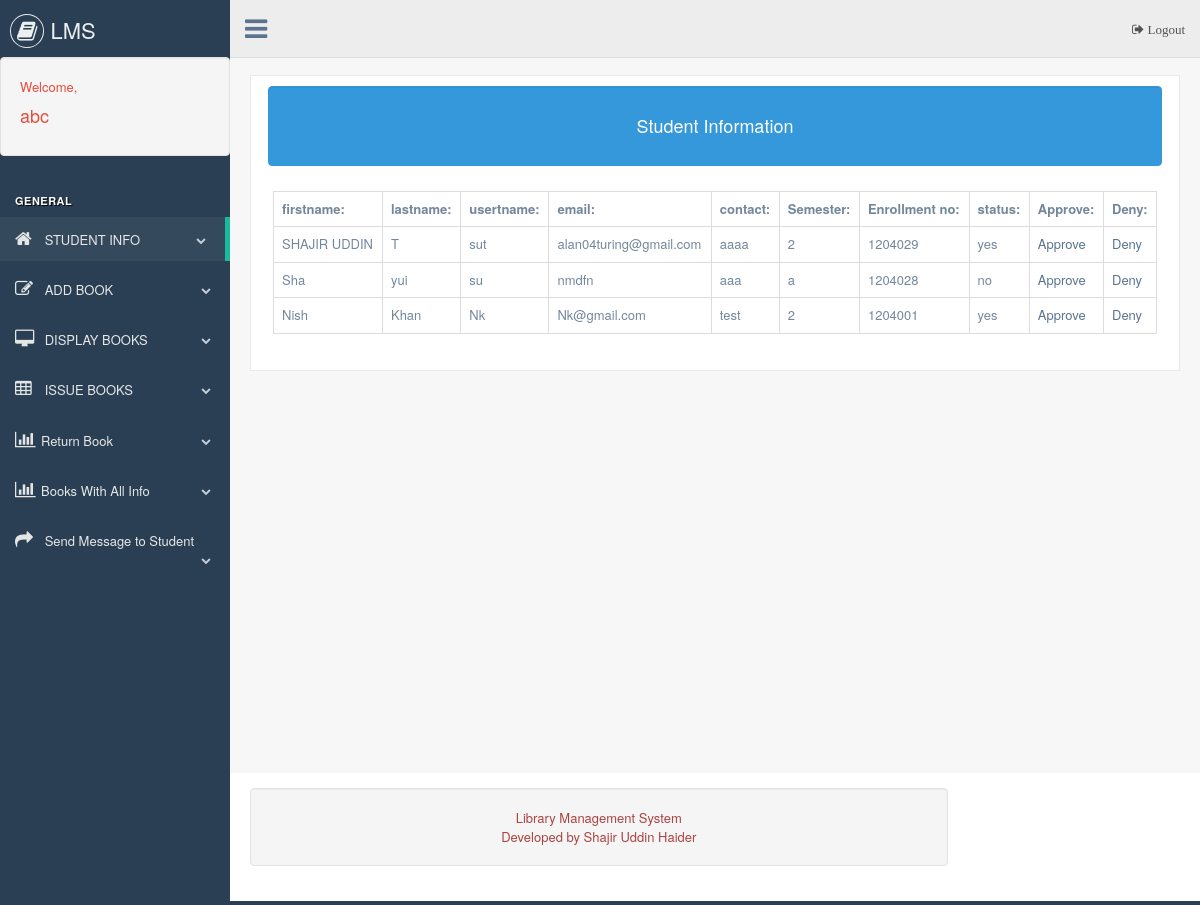
Page /librarian/display_student_info.php (signed in) on the committed database.
### tables this page shows
CREATE TABLE `student_reg` (
  `id` int(11) NOT NULL,
  `firstname` text NOT NULL,
  `lastname` text NOT NULL,
  `username` varchar(50) NOT NULL,
  `password` varchar(50) NOT NULL,
  `email` varchar(50) NOT NULL,
  `contact` varchar(50) NOT NULL,
  `sem` varchar(50) NOT NULL,
  `enrollment` varchar(50) NOT NULL,
  `status` varchar(3) NOT NULL
);

### librarian/display_student_info.php (the view, shortened to what this page needs)
<?php
include "header.php";
include "connection.php";
 ?>
        <div class="right_col" role="main">
            <div class="">
                <div class="page-title">
                </div>
                <div class="row" style="min-height:500px">
                    <div class="col-md-12 col-sm-12 col-xs-12">
                        <div class="x_panel">
                            <div class="well bg-blue"  >
                                <h2 align="center">Student Information</h2>
                            </div>
                            <div class="x_content">
                                <?php
                                $sql=mysqli_query($db,"SELECT * FROM student_reg ");
                                echo '<table class="table table-bordered">';
                                echo '<tr>';
                                echo '<th>';  echo 'firstname:'; echo '</th>';
                               echo '<th>';  echo 'lastname:'; echo '</th>';
                               echo '<th>';  echo 'usertname:'; echo '</th>';
                               echo '<th>';  echo 'email:'; echo '</th>';
                               echo '<th>';  echo 'contact:'; echo '</th>';
                               echo '<th>';  echo 'Semester:'; echo '</th>';
                               echo '<th>';  echo 'Enrollment no:'; echo '</th>';
                               echo '<th>';  echo 'status:'; echo '</th>';
                                echo '<th>';  echo 'Approve:'; echo '</th>';
                                 echo '<th>';  echo 'Deny:'; echo '</th>';
                               echo '</tr>';
                                while($row=mysqli_fetch_array($sql))
                                {
                                  echo '<tr>';
                                  echo '<td>';  echo $row["firstname"]; echo '</td>';
                                  echo '<td>';  echo $row["lastname"]; echo '</td>';
                                  echo '<td>';  echo $row["username"]; echo '</td>';
                                  echo '<td>';  echo $row["email"]; echo '</td>';
                                  echo '<td>';  echo $row["contact"]; echo '</td>';
                                  echo '<td>';  echo $row["sem"]; echo '</td>';
                                  echo '<td>';  echo $row["enrollment"]; echo '</td>';
                                  echo '<td>';  echo $row["status"]; echo '</td>';
                                  echo '<td>'; ?> <a href="approve.php?id=<?php echo $row["id"]; ?>">Approve</a> <?php echo '</td>';
                                  echo '<td>'; ?> <a href="deny.php?id=<?php echo $row["id"]; ?>">Deny</a> <?php echo '</td>';
                                  echo '</tr>';
                                }
                                echo '</table>';
                                ?>
                            </div>
                        </div>
                    </div>
                </div>
            </div>
        </div>
        <?php
        include "footer.php";
        ?>

### librarian/header.php (shortened to what this page needs)
<!DOCTYPE html>
<html lang="en">
<head>
    <link href="css/bootstrap.min.css" rel="stylesheet">
    <link href="css/font-awesome.min.css" rel="stylesheet">
    <link href="css/nprogress.css" rel="stylesheet">
    <link href="css/custom.min.css" rel="stylesheet">
</head>
<body class="nav-md">
<div class="container body">
    <div class="main_container">
        <div class="col-md-3 left_col">
            <div class="left_col scroll-view">
                <div class="navbar nav_title" style="border: 0;">
                    <a href="#" class="site_title"><i class="fa fa-book"></i> <span>LMS</span></a>
                </div>
                <div class="profile clearfix">
                    <div class="well red">
                        <span>Welcome,</span>
                        <h2> <?php echo  $_SESSION["librarian"];?> </h2>
                    </div>
                </div>
                <br/>
                <div id="sidebar-menu" class="main_menu_side hidden-print main_menu">
                    <div class="menu_section">
                        <h3>General</h3>
                        <ul class="nav side-menu">
                            <li><a href="display_student_info.php"><i class="fa fa-home"></i> STUDENT INFO<span class="fa fa-chevron-down"></span></a>
                            </li>
                            <li><a href="add_book.php"><i class="fa fa-edit"></i> ADD BOOK <span class="fa fa-chevron-down"></span></a>
                            </li>
                            <li><a href="display_book.php"><i class="fa fa-desktop"></i> DISPLAY BOOKS <span
                                    class="fa fa-chevron-down"></span></a>
                            </li>
                            <li><a href="issue_books.php"><i class="fa fa-table"></i> ISSUE BOOKS <span class="fa fa-chevron-down"></span></a>
                            </li>
                            <li><a href="return_book.php"><i class="fa fa-bar-chart-o"></i>Return Book <span
                                    class="fa fa-chevron-down"></span></a>
                            </li>
                            <li><a href="books_detail_with_student.php"><i class="fa fa-bar-chart-o"></i>Books With All Info <span
                                    class="fa fa-chevron-down"></span></a>
                            </li>
                            <li><a href="send_noti_student.php"><i class="fa fa-mail-forward"></i> Send Message to Student <span
                                    class="fa fa-chevron-down"></span></a>
                            </li>
                        </ul>
                    </div>
                </div>
            </div>
        </div>
        <div class="top_nav"  >
            <div class="nav_menu" >
                <nav >
                    <div class="nav toggle">
                        <a id="menu_toggle"><i class="fa fa-bars"></i></a>
                    </div>
                    <ul class="nav navbar-nav navbar-right">
                        <li class="">
                            <a href="javascript:;" class="user-profile dropdown-toggle" data-toggle="dropdown"
                               aria-expanded="false">
                                <span class=" fa fa-sign-out"> Logout</span>
                            </a>
                        </li>
                    </ul>
                </nav>
            </div>
        </div>

### librarian/footer.php (shortened to what this page needs)
<footer>
    <div class="text-danger well col-lg-9 "  align="center">
            Library Management System <br>
        Developed by Shajir Uddin Haider
    </div>
</footer>
</div>
</div>
</body>
</html>

### rows in the picture
student_reg: firstname "SHAJIR UDDIN", lastname "T", username "sut", email "alan04turing@gmail.com", contact "aaaa", sem "2", enrollment "1204029", status "yes"
student_reg: firstname "Sha", lastname "yui", username "su", email "nmdfn", contact "aaa", sem "a", enrollment "1204028", status "no"
student_reg: firstname "Nish", lastname "Khan", username "Nk", email "Nk@gmail.com", contact "test", sem "2", enrollment "1204001", status "yes"

### other values in the picture
$_SESSION["librarian"] "abc"
